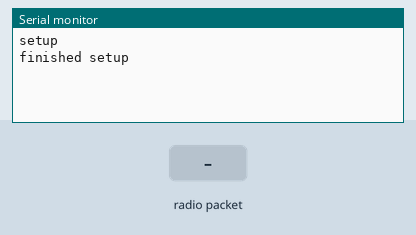
The sketch below on a simulated Arduino Uno, built with avr-gcc and run on an emulated ATmega328P. Parts: the last lines printed to the serial monitor. The test bench sets the inputs (shaded band). No radio packets arrive unless stated.

Above: at 1.2 s.
1.3 s: radio packet "1" arrives
At 2.1 s:
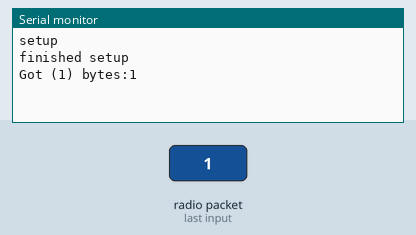
2.8 s: radio packet "0" arrives
At 3.3 s:
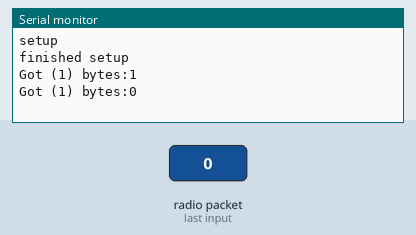
4.3 s: radio packet "2" arrives
At 5.6 s:
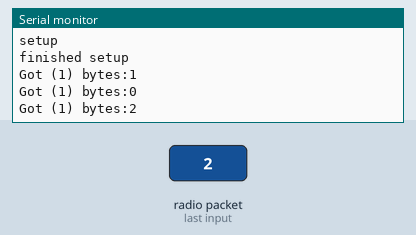

The sketch:

RF_VW_RX.ino
```cpp
// based on Mike McAuley's VirtualWire example code
// uses the ICStation 433 MHz modules: http://www.icstation.com/433mhz-transmitter-receiver-arduino-project-p-1402.html
// Wire 5V to the VCC Pin on the receiver.
// Wire pin 11 (or whatever you configure below) to the data pin.
// I didn't need antennas to get this and the tx sketch working, but if you put any distance, then 10cm coiled antenna.
//

#include "VirtualWire.h"

long countIdle = 0;
int charCount = 0;
const int RX_PIN = 11;

void setup()
{
    Serial.begin(9600);  // Debugging only
    Serial.println("setup");

    // Initialise the IO and ISR
    vw_set_rx_pin(RX_PIN); // the device is connected to pin 11.
    vw_set_ptt_inverted(true); // Required for DR3100
    vw_setup(2000);  // Bits per sec

    vw_rx_start();       // Start the receiver PLL running
    Serial.println("finished setup");
}


void loop()
{
   if (vw_have_message() != true) {
     showActivity();
   } else {
     dumpMsg();
   }
}

void dumpMsg()
{
  uint8_t buf[VW_MAX_MESSAGE_LEN];
  uint8_t buflen = VW_MAX_MESSAGE_LEN;
  resetIdleActivity();

  if (vw_get_message(buf, &buflen)) // Non-blocking
  {
    int i;
    Serial.println();
    digitalWrite(13, true); // Flash a light to show received good message
    // Message with a good checksum received, dump it.
    Serial.print("Got ("); Serial.print(buflen); Serial.print(") bytes:");

    for (i = 0; i < buflen; i++)
    {
        Serial.print((char)buf[i]);
    }
    Serial.println();
    digitalWrite(13, false);
  }
}

void resetIdleActivity()
{
  countIdle = 0;
}

void showActivity() {
  countIdle += 1;

  if (countIdle > 60000 ) // every few rounds, go another line.
  {
    resetIdleActivity();
    Serial.print(".");
    charCount +=1;
    if (charCount > 40)
    {
      Serial.println(".");
      charCount = 0;
    }
  }
}
```

Measured:
- after the input at 1.3 s, the serial monitor: prints a new line at once (image 1)
- after the input at 2.8 s, the serial monitor: prints a new line at once (image 2)
- after the input at 4.3 s, the serial monitor: prints a new line at once (image 3)
